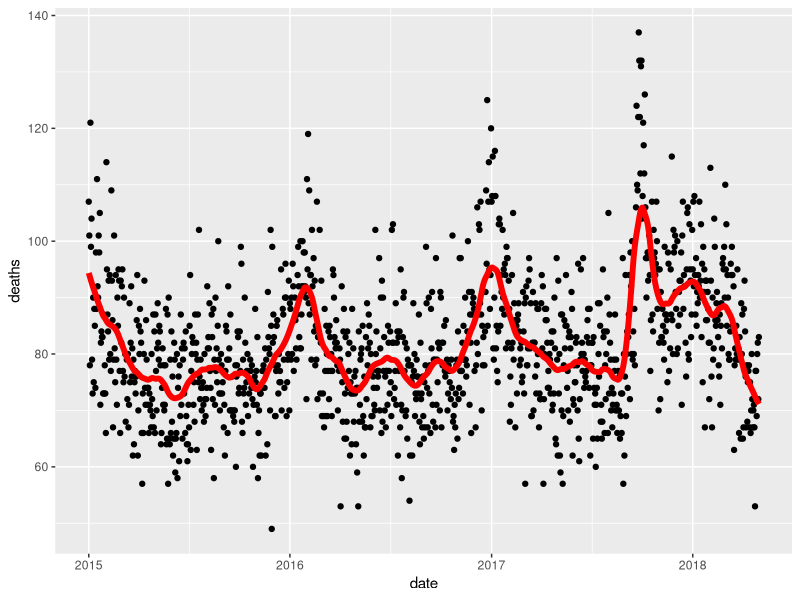
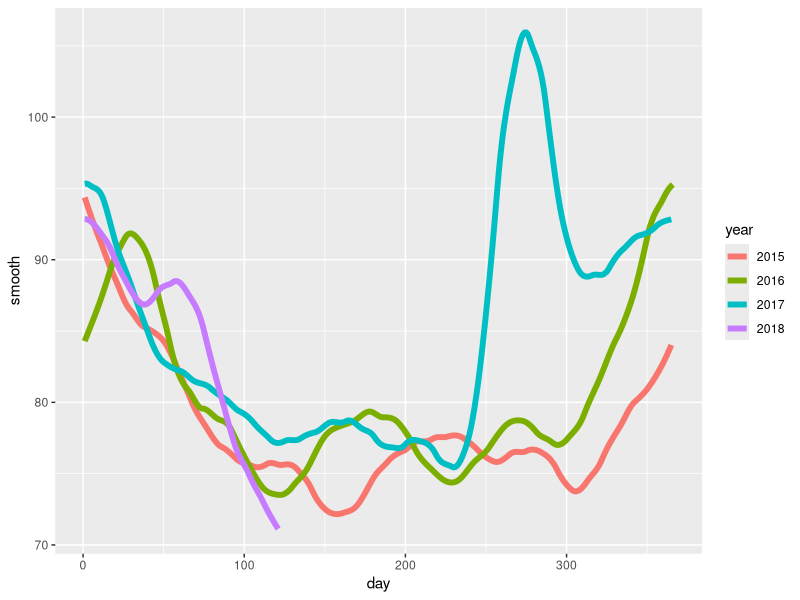

Write R code to recreate these figures, in order. (Note: this script raises an error after producing the figures.)
#smoothing
library(tidyverse)
library(lubridate)
library(purrr)
library(pdftools)

fn <- system.file("extdata", "RD-Mortality-Report_2015-18-180531.pdf", package="dslabs")
dat <- map_df(str_split(pdf_text(fn), "\n"), function(s){
  s <- str_trim(s)
  header_index <- str_which(s, "2015")[1]
  tmp <- str_split(s[header_index], "\\s+", simplify = TRUE)
  month <- tmp[1]
  header <- tmp[-1]
  tail_index  <- str_which(s, "Total")
  n <- str_count(s, "\\d+")
  out <- c(1:header_index, which(n==1), which(n>=28), tail_index:length(s))
  s[-out] %>%
    str_remove_all("[^\\d\\s]") %>%
    str_trim() %>%
    str_split_fixed("\\s+", n = 6) %>%
    .[,1:5] %>%
    as_data_frame() %>% 
    setNames(c("day", header)) %>%
    mutate(month = month,
           day = as.numeric(day)) %>%
    gather(year, deaths, -c(day, month)) %>%
    mutate(deaths = as.numeric(deaths))
}) %>%
  mutate(month = recode(month, "JAN" = 1, "FEB" = 2, "MAR" = 3, "APR" = 4, "MAY" = 5, "JUN" = 6, 
                        "JUL" = 7, "AGO" = 8, "SEP" = 9, "OCT" = 10, "NOV" = 11, "DEC" = 12)) %>%
  mutate(date = make_date(year, month, day)) %>%
  dplyr::filter(date <= "2018-05-01")

#Q1
span <- 60 / as.numeric(diff(range(dat$date)))
fit <- dat %>% mutate(x = as.numeric(date)) %>% loess(deaths ~ x, data = ., span = span, degree = 1)
dat %>% mutate(smooth = predict(fit, as.numeric(date))) %>%
  ggplot() +
  geom_point(aes(date, deaths)) +
  geom_line(aes(date, smooth), lwd = 2, col = "red")

#Q2
dat %>% 
  mutate(smooth = predict(fit, as.numeric(date)), day = yday(date), year = as.character(year(date))) %>%
  ggplot(aes(day, smooth, col = year)) +
  geom_line(lwd = 2)

#Q3
library(broom)
mnist_27$train %>% glm(y ~ x_2, family = "binomial", data = .) %>% tidy()

mnist_27$train %>% 
  mutate(y = ifelse(y=="7", 1, 0)) %>%
  ggplot(aes(x_2, y)) + 
  geom_smooth(method = "loess")
